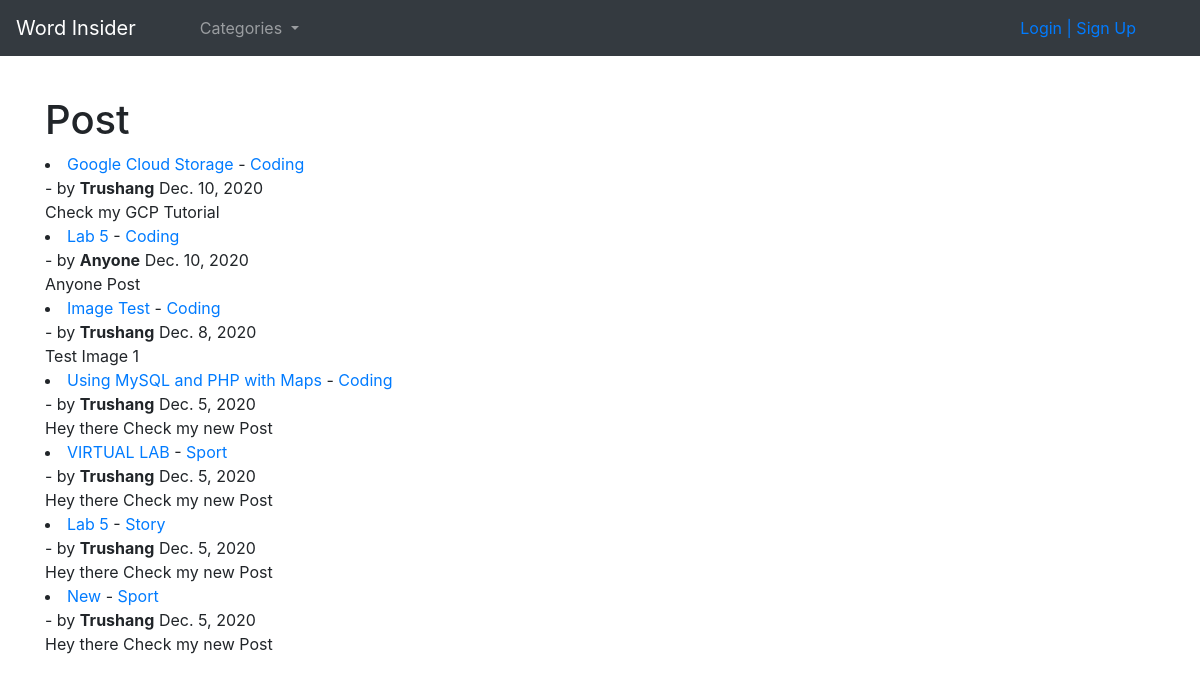
Page /home/ on the earlier database version.
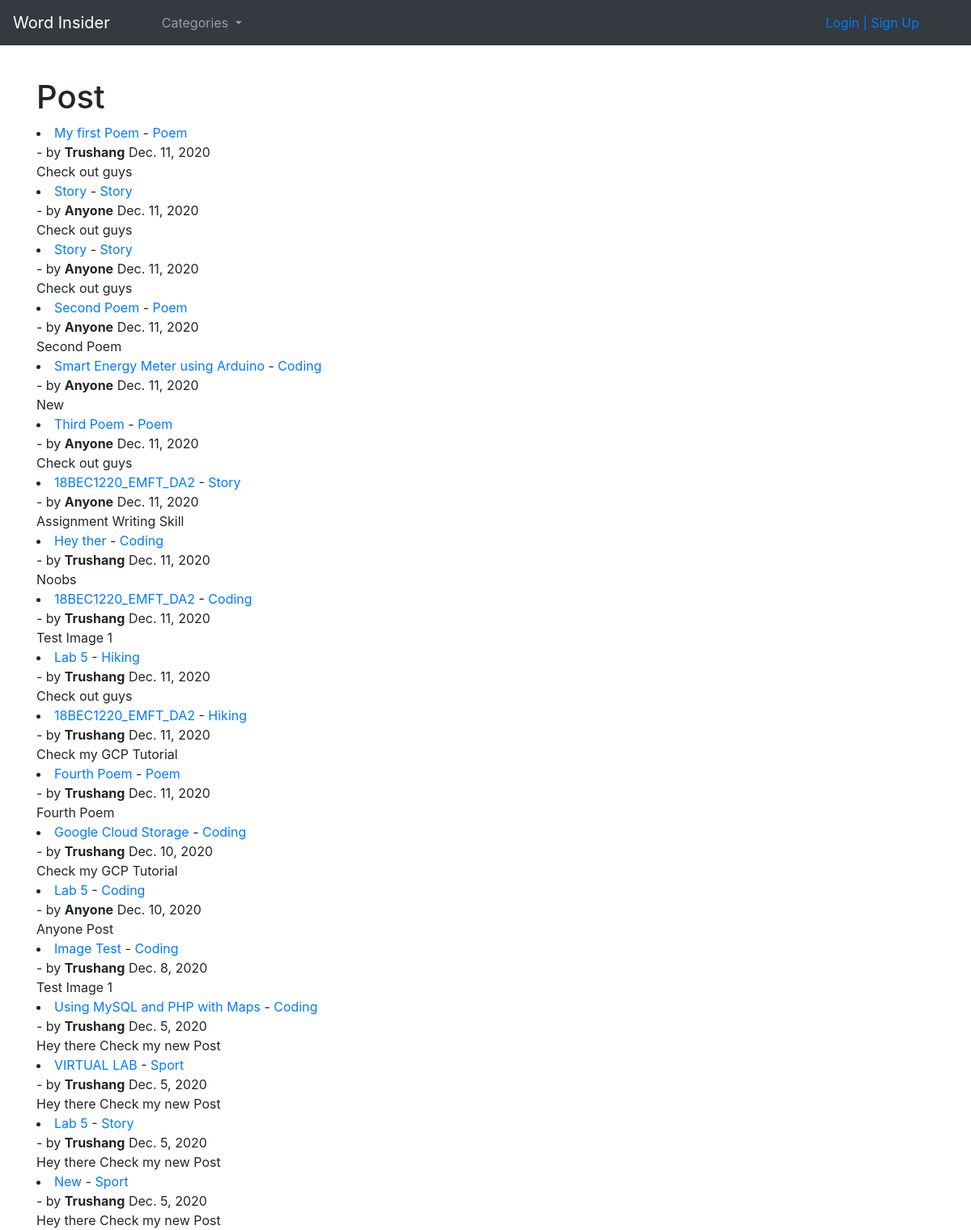
Same page on the later database version.
### blog/models.py (models this page shows, shortened)
class Post(models.Model):
    title = models.CharField(max_length=255)
    header_image = models.ImageField(null=True,blank=True,upload_to="images/")
    title_tag = models.CharField(max_length=255)
    author = models.ForeignKey(User,on_delete=models.CASCADE)
    body = RichTextField(blank=True,null=True)
    pub_Date = models.DateField(auto_now_add=True)
    category = models.CharField(max_length=25,default='coding')
    likes = models.ManyToManyField(User,related_name='blog_posts')
    snippet = models.CharField(max_length=100)

### blog/views.py (the view)
# urls.py: path('home/',HomeView.as_view(),name="home"),
class HomeView(ListView):
    model = Post
    template_name = 'home.html'
    ordering = ['-pub_Date']
    def get_context_data(self, *args, **kwargs):
        cat_menu = CategoryList.objects.all()
        context = super(HomeView,self).get_context_data(*args, **kwargs)
        context["cat_menu"] = cat_menu
        return context

### blog/models.py (called while the page is built)
    def __str__(self):
        return self.name

### blog/templates/home.html (shortened to what this page needs)
{% extends 'base.html' %}
{% block content %}
<h1>Post</h1>
    {% for post in object_list %}
        <li><a href="{%url 'article-detail' post.pk %}">{{ post.title }} </a> - <a href="{% url 'category' post.category|slugify %}">{{ post.category }}</a><br> - by <strong>{{ post.author }}</strong> {{ post.pub_Date }}
        <br>
            {{ post.snippet | safe }}
        </li>
    {% endfor%}
{% endblock %}

### blog/templates/base.html (shortened to what this page needs)
<!doctype html>
<html lang="en">
  <head>
    <link rel="stylesheet" href="https://cdn.jsdelivr.net/npm/bootstrap@4.5.3/dist/css/bootstrap.min.css">
  </head>
  <div>
  <ul class="navbar navbar-expand-lg navbar-dark bg-dark">
  <a class="navbar-brand" href="{% url 'home' %}">Word Insider</a>
  <ul class="collapse navbar-collapse" id="navbarSupportedContent">
    <ul class="navbar-nav mr-auto">
    {% if cat_menu %}
            <li class="nav-item dropdown">
        <a class="nav-link dropdown-toggle" href="#" id="navbarDropdown" role="button" data-toggle="dropdown" aria-haspopup="true" aria-expanded="false">
          Categories
        </a>
      </li>
        {% endif %}
    {% if user.is_authenticated %}
            <li class="nav-item active">
        <a class="nav-link" href="{% url 'home' %}">Home <span class="sr-only">(current)</span></a>
      </li>
      <li class="nav-item">
        <a class="nav-link" href="{% url 'add-post' %}">Post</a>
      </li>
        {% if user.profile.id == 0%}
        <li class="nav-item">
        <a class="nav-link" href="{% url 'create-profile-page' %}">Create Profile</a>
        </li>
            {% endif %}
         </ul>
        <ul class="navbar-nav ml-auto">
      <li class="nav-item dropdown">
        <a class="nav-link dropdown-toggle" href="#" id="navbarDropdown" role="button" data-toggle="dropdown" aria-haspopup="true" aria-expanded="false">
          {{ user.username }}
        </a>
            <ul class="dropdown-menu dropdown-menu-right" aria-labelledby="navbarDropdown">
                {% if user.profile.id %}
                    <li><a class="dropdown-item" href="{% url 'profile-page' user.profile.id %}">Profile</a></li>
                    <li><a class="dropdown-item" href="{% url 'edit-profile-page' user.profile.id %}">Edit Profile</a></li>
                {% else %}
                    <li><a class="dropdown-item" href="{% url 'create-profile-page' %}">Create Profile</a></li>
                    {% endif %}
                    <li><a class="dropdown-item" href="{% url 'edit_profile' %}">Setting</a></li>
            <li><a class="dropdown-item" href="/members/password/">Change Password</a></li>
            <li><hr class="dropdown-divider"></li>
            <li><a class="dropdown-item" href="{% url 'logout' %}">Log Out</a></li>
          </ul>
      </li>
        </ul>
  </ul>
    {% else %}
        </ul>
        <ul class="navbar-nav ml-auto pr-5">
      <li class="nav-item">
          <a href="{% url 'login' %}">Login </a>
        <a  href="{% url 'register' %}">  |  Sign Up</a>
      </li>
        </ul>
    {% endif %}
</div>
  <br>
  <div class="container">
    {% block content %}
    {% endblock %}
  </div>
  </body>
</html>

Differences in the rows shown:
added Post: title "My first Poem", category "Poem", author "Trushang", pub_Date "Dec. 11, 2020", snippet "Check out guys"
added Post: title "Story", category "Story", author "Anyone", pub_Date "Dec. 11, 2020", snippet "Check out guys"
added Post: title "Story", category "Story", author "Anyone", pub_Date "Dec. 11, 2020", snippet "Check out guys"
added Post: title "Second Poem", category "Poem", author "Anyone", pub_Date "Dec. 11, 2020", snippet "Second Poem"
added Post: title "Smart Energy Meter using Arduino", category "Coding", author "Anyone", pub_Date "Dec. 11, 2020", snippet "New"
added Post: title "Third Poem", category "Poem", author "Anyone", pub_Date "Dec. 11, 2020", snippet "Check out guys"
added Post: title "18BEC1220_EMFT_DA2", category "Story", author "Anyone", pub_Date "Dec. 11, 2020", snippet "Assignment Writing Skill"
added Post: title "Hey ther", category "Coding", author "Trushang", pub_Date "Dec. 11, 2020", snippet "Noobs"
added Post: title "18BEC1220_EMFT_DA2", category "Coding", author "Trushang", pub_Date "Dec. 11, 2020", snippet "Test Image 1"
added Post: title "Lab 5", category "Hiking", author "Trushang", pub_Date "Dec. 11, 2020", snippet "Check out guys"
added Post: title "18BEC1220_EMFT_DA2", category "Hiking", author "Trushang", pub_Date "Dec. 11, 2020", snippet "Check my GCP Tutorial"
added Post: title "Fourth Poem", category "Poem", author "Trushang", pub_Date "Dec. 11, 2020", snippet "Fourth Poem"
